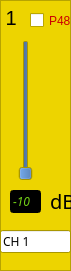
   <widget class="QFrame" name="frame">
    <property name="geometry">
     <rect>
      <x>0</x>
      <y>30</y>
      <width>71</width>
      <height>271</height>
     </rect>
    </property>
    <property name="palette">
     <palette>
      <active>
       <colorrole role="Base">
        <brush brushstyle="SolidPattern">
         <color alpha="255">
          <red>255</red>
          <green>255</green>
          <blue>255</blue>
         </color>
        </brush>
       </colorrole>
       <colorrole role="Window">
        <brush brushstyle="SolidPattern">
         <color alpha="255">
          <red>237</red>
          <green>212</green>
          <blue>0</blue>
         </color>
        </brush>
       </colorrole>
      </active>
      <inactive>
       <colorrole role="Base">
        <brush brushstyle="SolidPattern">
         <color alpha="255">
          <red>255</red>
          <green>255</green>
          <blue>255</blue>
         </color>
        </brush>
       </colorrole>
       <colorrole role="Window">
        <brush brushstyle="SolidPattern">
         <color alpha="255">
          <red>237</red>
          <green>212</green>
          <blue>0</blue>
         </color>
        </brush>
       </colorrole>
      </inactive>
      <disabled>
       <colorrole role="Base">
        <brush brushstyle="SolidPattern">
         <color alpha="255">
          <red>237</red>
          <green>212</green>
          <blue>0</blue>
         </color>
        </brush>
       </colorrole>
       <colorrole role="Window">
        <brush brushstyle="SolidPattern">
         <color alpha="255">
          <red>237</red>
          <green>212</green>
          <blue>0</blue>
         </color>
        </brush>
       </colorrole>
      </disabled>
     </palette>
    </property>
    <property name="autoFillBackground">
     <bool>true</bool>
    </property>
    <property name="frameShape">
     <enum>QFrame::StyledPanel</enum>
    </property>
    <property name="frameShadow">
     <enum>QFrame::Raised</enum>
    </property>
    <widget class="QLabel" name="label">
     <property name="geometry">
      <rect>
       <x>0</x>
       <y>10</y>
       <width>21</width>
       <height>16</height>
      </rect>
     </property>
     <property name="font">
      <font>
       <pointsize>15</pointsize>
      </font>
     </property>
     <property name="text">
      <string> 1</string>
     </property>
    </widget>
    <widget class="QSlider" name="g_ch_1">
     <property name="geometry">
      <rect>
       <x>10</x>
       <y>40</y>
       <width>31</width>
       <height>141</height>
      </rect>
     </property>
     <property name="palette">
      <palette>
       <active>
        <colorrole role="Button">
         <brush brushstyle="SolidPattern">
          <color alpha="255">
           <red>52</red>
           <green>101</green>
           <blue>164</blue>
          </color>
         </brush>
        </colorrole>
       </active>
       <inactive>
        <colorrole role="Button">
         <brush brushstyle="SolidPattern">
          <color alpha="255">
           <red>52</red>
           <green>101</green>
           <blue>164</blue>
          </color>
         </brush>
        </colorrole>
       </inactive>
       <disabled>
        <colorrole role="Button">
         <brush brushstyle="SolidPattern">
          <color alpha="255">
           <red>52</red>
           <green>101</green>
           <blue>164</blue>
          </color>
         </brush>
        </colorrole>
       </disabled>
      </palette>
     </property>
     <property name="minimum">
      <number>0</number>
     </property>
     <property name="maximum">
      <number>12</number>
     </property>
     <property name="singleStep">
      <number>1</number>
     </property>
     <property name="pageStep">
      <number>1</number>
     </property>
     <property name="value">
      <number>0</number>
     </property>
     <property name="orientation">
      <enum>Qt::Vertical</enum>
     </property>
     <property name="tickInterval">
      <number>6</number>
     </property>
    </widget>
    <widget class="QCheckBox" name="p48_1">
     <property name="geometry">
      <rect>
       <x>30</x>
       <y>10</y>
       <width>41</width>
       <height>21</height>
      </rect>
     </property>
     <property name="palette">
      <palette>
       <active>
        <colorrole role="WindowText">
         <brush brushstyle="SolidPattern">
          <color alpha="255">
           <red>204</red>
           <green>0</green>
           <blue>0</blue>
          </color>
         </brush>
        </colorrole>
       </active>
       <inactive>
        <colorrole role="WindowText">
         <brush brushstyle="SolidPattern">
          <color alpha="255">
           <red>204</red>
           <green>0</green>
           <blue>0</blue>
          </color>
         </brush>
        </colorrole>
       </inactive>
       <disabled>
        <colorrole role="WindowText">
         <brush brushstyle="SolidPattern">
          <color alpha="255">
           <red>190</red>
           <green>190</green>
           <blue>190</blue>
          </color>
         </brush>
        </colorrole>
       </disabled>
      </palette>
     </property>
     <property name="text">
      <string>P48</string>
     </property>
    </widget>
    <widget class="QLineEdit" name="d_ch_1">
     <property name="enabled">
      <bool>false</bool>
     </property>
     <property name="geometry">
      <rect>
       <x>10</x>
       <y>190</y>
       <width>31</width>
       <height>23</height>
      </rect>
     </property>
     <property name="palette">
      <palette>
       <active>
        <colorrole role="WindowText">
         <brush brushstyle="SolidPattern">
          <color alpha="255">
           <red>0</red>
           <green>0</green>
           <blue>0</blue>
          </color>
         </brush>
        </colorrole>
        <colorrole role="Light">
         <brush brushstyle="SolidPattern">
          <color alpha="255">
           <red>255</red>
           <green>255</green>
           <blue>255</blue>
          </color>
         </brush>
        </colorrole>
        <colorrole role="Dark">
         <brush brushstyle="SolidPattern">
          <color alpha="255">
           <red>115</red>
           <green>210</green>
           <blue>22</blue>
          </color>
         </brush>
        </colorrole>
        <colorrole role="Text">
         <brush brushstyle="SolidPattern">
          <color alpha="255">
           <red>0</red>
           <green>0</green>
           <blue>0</blue>
          </color>
         </brush>
        </colorrole>
        <colorrole role="ButtonText">
         <brush brushstyle="SolidPattern">
          <color alpha="255">
           <red>0</red>
           <green>0</green>
           <blue>0</blue>
          </color>
         </brush>
        </colorrole>
        <colorrole role="Base">
         <brush brushstyle="SolidPattern">
          <color alpha="255">
           <red>0</red>
           <green>0</green>
           <blue>0</blue>
          </color>
         </brush>
        </colorrole>
        <colorrole role="Window">
         <brush brushstyle="SolidPattern">
          <color alpha="255">
           <red>0</red>
           <green>0</green>
           <blue>0</blue>
          </color>
         </brush>
        </colorrole>
       </active>
       <inactive>
        <colorrole role="WindowText">
         <brush brushstyle="SolidPattern">
          <color alpha="255">
           <red>0</red>
           <green>0</green>
           <blue>0</blue>
          </color>
         </brush>
        </colorrole>
        <colorrole role="Light">
         <brush brushstyle="SolidPattern">
          <color alpha="255">
           <red>255</red>
           <green>255</green>
           <blue>255</blue>
          </color>
         </brush>
        </colorrole>
        <colorrole role="Dark">
         <brush brushstyle="SolidPattern">
          <color alpha="255">
           <red>115</red>
           <green>210</green>
           <blue>22</blue>
          </color>
         </brush>
        </colorrole>
        <colorrole role="Text">
         <brush brushstyle="SolidPattern">
          <color alpha="255">
           <red>0</red>
           <green>0</green>
           <blue>0</blue>
          </color>
         </brush>
        </colorrole>
        <colorrole role="ButtonText">
         <brush brushstyle="SolidPattern">
          <color alpha="255">
           <red>0</red>
           <green>0</green>
           <blue>0</blue>
          </color>
         </brush>
        </colorrole>
        <colorrole role="Base">
         <brush brushstyle="SolidPattern">
          <color alpha="255">
           <red>0</red>
           <green>0</green>
           <blue>0</blue>
          </color>
         </brush>
        </colorrole>
        <colorrole role="Window">
         <brush brushstyle="SolidPattern">
          <color alpha="255">
           <red>0</red>
           <green>0</green>
           <blue>0</blue>
          </color>
         </brush>
        </colorrole>
       </inactive>
       <disabled>
        <colorrole role="WindowText">
         <brush brushstyle="SolidPattern">
          <color alpha="255">
           <red>115</red>
           <green>210</green>
           <blue>22</blue>
          </color>
         </brush>
        </colorrole>
        <colorrole role="Light">
         <brush brushstyle="SolidPattern">
          <color alpha="255">
           <red>255</red>
           <green>255</green>
           <blue>255</blue>
          </color>
         </brush>
        </colorrole>
        <colorrole role="Dark">
         <brush brushstyle="SolidPattern">
          <color alpha="255">
           <red>115</red>
           <green>210</green>
           <blue>22</blue>
          </color>
         </brush>
        </colorrole>
        <colorrole role="Text">
         <brush brushstyle="SolidPattern">
          <color alpha="255">
           <red>115</red>
           <green>210</green>
           <blue>22</blue>
          </color>
         </brush>
        </colorrole>
        <colorrole role="ButtonText">
         <brush brushstyle="SolidPattern">
          <color alpha="255">
           <red>115</red>
           <green>210</green>
           <blue>22</blue>
          </color>
         </brush>
        </colorrole>
        <colorrole role="Base">
         <brush brushstyle="SolidPattern">
          <color alpha="255">
           <red>0</red>
           <green>0</green>
           <blue>0</blue>
          </color>
         </brush>
        </colorrole>
        <colorrole role="Window">
         <brush brushstyle="SolidPattern">
          <color alpha="255">
           <red>0</red>
           <green>0</green>
           <blue>0</blue>
          </color>
         </brush>
        </colorrole>
       </disabled>
      </palette>
     </property>
     <property name="font">
      <font>
       <family>Clean</family>
       <italic>true</italic>
      </font>
     </property>
     <property name="text">
      <string>-10</string>
     </property>
    </widget>
    <widget class="QLabel" name="label_2">
     <property name="geometry">
      <rect>
       <x>50</x>
       <y>190</y>
       <width>21</width>
       <height>21</height>
      </rect>
     </property>
     <property name="font">
      <font>
       <family>Clean</family>
       <pointsize>15</pointsize>
      </font>
     </property>
     <property name="text">
      <string>dB</string>
     </property>
    </widget>
    <widget class="QLineEdit" name="lineEdit">
     <property name="geometry">
      <rect>
       <x>0</x>
       <y>230</y>
       <width>71</width>
       <height>23</height>
      </rect>
     </property>
     <property name="font">
      <font>
       <family>Clean</family>
      </font>
     </property>
     <property name="text">
      <string>CH 1</string>
     </property>
    </widget>
   </widget>
